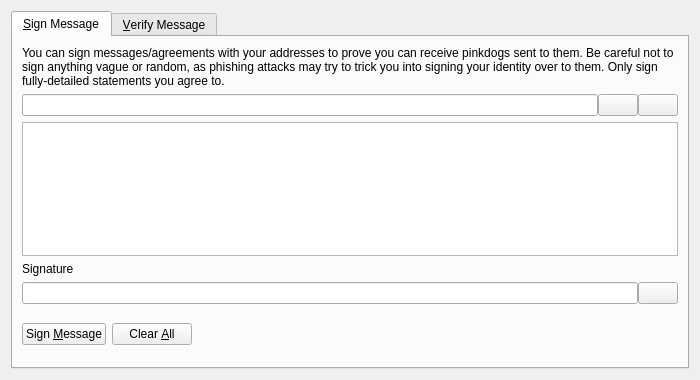
<?xml version="1.0" encoding="UTF-8"?>
<ui version="4.0">
 <class>SignVerifyMessageDialog</class>
 <widget class="QDialog" name="SignVerifyMessageDialog">
  <property name="geometry">
   <rect>
    <x>0</x>
    <y>0</y>
    <width>700</width>
    <height>380</height>
   </rect>
  </property>
  <property name="windowTitle">
   <string>Signatures - Sign / Verify a Message</string>
  </property>
  <property name="modal">
   <bool>true</bool>
  </property>
  <layout class="QVBoxLayout" name="verticalLayout">
   <item>
    <widget class="QTabWidget" name="tabWidget">
     <property name="currentIndex">
      <number>0</number>
     </property>
     <widget class="QWidget" name="tabSignMessage">
      <attribute name="title">
       <string>&amp;Sign Message</string>
      </attribute>
      <layout class="QVBoxLayout" name="verticalLayout_SM">
       <item>
        <widget class="QLabel" name="infoLabel_SM">
         <property name="text">
          <string>You can sign messages/agreements with your addresses to prove you can receive pinkdogs sent to them. Be careful not to sign anything vague or random, as phishing attacks may try to trick you into signing your identity over to them. Only sign fully-detailed statements you agree to.</string>
         </property>
         <property name="textFormat">
          <enum>Qt::PlainText</enum>
         </property>
         <property name="wordWrap">
          <bool>true</bool>
         </property>
        </widget>
       </item>
       <item>
        <layout class="QHBoxLayout" name="horizontalLayout_1_SM">
         <property name="spacing">
          <number>0</number>
         </property>
         <item>
          <widget class="QValidatedLineEdit" name="addressIn_SM">
           <property name="toolTip">
            <string>The Pinkdog address to sign the message with</string>
           </property>
          </widget>
         </item>
         <item>
          <widget class="QPushButton" name="addressBookButton_SM">
           <property name="toolTip">
            <string>Choose previously used address</string>
           </property>
           <property name="text">
            <string/>
           </property>
           <property name="icon">
            <iconset resource="../bitcoin.qrc">
             <normaloff>:/icons/address-book</normaloff>:/icons/address-book</iconset>
           </property>
           <property name="shortcut">
            <string>Alt+A</string>
           </property>
           <property name="autoDefault">
            <bool>false</bool>
           </property>
          </widget>
         </item>
         <item>
          <widget class="QPushButton" name="pasteButton_SM">
           <property name="toolTip">
            <string>Paste address from clipboard</string>
           </property>
           <property name="text">
            <string/>
           </property>
           <property name="icon">
            <iconset resource="../bitcoin.qrc">
             <normaloff>:/icons/editpaste</normaloff>:/icons/editpaste</iconset>
           </property>
           <property name="shortcut">
            <string>Alt+P</string>
           </property>
           <property name="autoDefault">
            <bool>false</bool>
           </property>
          </widget>
         </item>
        </layout>
       </item>
       <item>
        <widget class="QPlainTextEdit" name="messageIn_SM">
         <property name="toolTip">
          <string>Enter the message you want to sign here</string>
         </property>
        </widget>
       </item>
       <item>
        <widget class="QLabel" name="signatureLabel_SM">
         <property name="text">
          <string>Signature</string>
         </property>
         <property name="textFormat">
          <enum>Qt::PlainText</enum>
         </property>
        </widget>
       </item>
       <item>
        <layout class="QHBoxLayout" name="horizontalLayout_2_SM">
         <property name="spacing">
          <number>0</number>
         </property>
         <item>
          <widget class="QLineEdit" name="signatureOut_SM">
           <property name="font">
            <font>
             <italic>true</italic>
            </font>
           </property>
           <property name="readOnly">
            <bool>true</bool>
           </property>
          </widget>
         </item>
         <item>
          <widget class="QPushButton" name="copySignatureButton_SM">
           <property name="toolTip">
            <string>Copy the current signature to the system clipboard</string>
           </property>
           <property name="text">
            <string/>
           </property>
           <property name="icon">
            <iconset resource="../bitcoin.qrc">
             <normaloff>:/icons/editcopy</normaloff>:/icons/editcopy</iconset>
           </property>
           <property name="autoDefault">
            <bool>false</bool>
           </property>
          </widget>
         </item>
        </layout>
       </item>
       <item>
        <layout class="QHBoxLayout" name="horizontalLayout_3_SM">
         <item>
          <widget class="QPushButton" name="signMessageButton_SM">
           <property name="toolTip">
            <string>Sign the message to prove you own this Pinkdog address</string>
           </property>
           <property name="text">
            <string>Sign &amp;Message</string>
           </property>
           <property name="icon">
            <iconset resource="../bitcoin.qrc">
             <normaloff>:/icons/edit</normaloff>:/icons/edit</iconset>
           </property>
           <property name="autoDefault">
            <bool>false</bool>
           </property>
          </widget>
         </item>
         <item>
          <widget class="QPushButton" name="clearButton_SM">
           <property name="toolTip">
            <string>Reset all sign message fields</string>
           </property>
           <property name="text">
            <string>Clear &amp;All</string>
           </property>
           <property name="icon">
            <iconset resource="../bitcoin.qrc">
             <normaloff>:/icons/remove</normaloff>:/icons/remove</iconset>
           </property>
           <property name="autoDefault">
            <bool>false</bool>
           </property>
          </widget>
         </item>
         <item>
          <spacer name="horizontalSpacer_1_SM">
           <property name="orientation">
            <enum>Qt::Horizontal</enum>
           </property>
           <property name="sizeHint" stdset="0">
            <size>
             <width>40</width>
             <height>48</height>
            </size>
           </property>
          </spacer>
         </item>
         <item>
          <widget class="QLabel" name="statusLabel_SM">
           <property name="font">
            <font>
             <weight>75</weight>
             <bold>true</bold>
            </font>
           </property>
           <property name="text">
            <string/>
           </property>
           <property name="wordWrap">
            <bool>true</bool>
           </property>
          </widget>
         </item>
         <item>
          <spacer name="horizontalSpacer_2_SM">
           <property name="orientation">
            <enum>Qt::Horizontal</enum>
           </property>
           <property name="sizeHint" stdset="0">
            <size>
             <width>40</width>
             <height>48</height>
            </size>
           </property>
          </spacer>
         </item>
        </layout>
       </item>
      </layout>
     </widget>
     <widget class="QWidget" name="tabVerifyMessage">
      <attribute name="title">
       <string>&amp;Verify Message</string>
      </attribute>
      <layout class="QVBoxLayout" name="verticalLayout_VM">
       <item>
        <widget class="QLabel" name="infoLabel_VM">
         <property name="text">
          <string>Enter the receiver's address, message (ensure you copy line breaks, spaces, tabs, etc. exactly) and signature below to verify the message. Be careful not to read more into the signature than what is in the signed message itself, to avoid being tricked by a man-in-the-middle attack. Note that this only proves the signing party receives with the address, it cannot prove sendership of any transaction!</string>
         </property>
         <property name="textFormat">
          <enum>Qt::PlainText</enum>
         </property>
         <property name="alignment">
          <set>Qt::AlignLeading|Qt::AlignLeft|Qt::AlignTop</set>
         </property>
         <property name="wordWrap">
          <bool>true</bool>
         </property>
        </widget>
       </item>
       <item>
        <layout class="QHBoxLayout" name="horizontalLayout_1_VM">
         <property name="spacing">
          <number>0</number>
         </property>
         <item>
          <widget class="QValidatedLineEdit" name="addressIn_VM">
           <property name="toolTip">
            <string>The Pinkdog address the message was signed with</string>
           </property>
          </widget>
         </item>
         <item>
          <widget class="QPushButton" name="addressBookButton_VM">
           <property name="toolTip">
            <string>Choose previously used address</string>
           </property>
           <property name="text">
            <string/>
           </property>
           <property name="icon">
            <iconset resource="../bitcoin.qrc">
             <normaloff>:/icons/address-book</normaloff>:/icons/address-book</iconset>
           </property>
           <property name="shortcut">
            <string>Alt+A</string>
           </property>
           <property name="autoDefault">
            <bool>false</bool>
           </property>
          </widget>
         </item>
        </layout>
       </item>
       <item>
        <widget class="QPlainTextEdit" name="messageIn_VM"/>
       </item>
       <item>
        <widget class="QValidatedLineEdit" name="signatureIn_VM"/>
       </item>
       <item>
        <layout class="QHBoxLayout" name="horizontalLayout_2_VM">
         <item>
          <widget class="QPushButton" name="verifyMessageButton_VM">
           <property name="toolTip">
            <string>Verify the message to ensure it was signed with the specified Pinkdog address</string>
           </property>
           <property name="text">
            <string>Verify &amp;Message</string>
           </property>
           <property name="icon">
            <iconset resource="../bitcoin.qrc">
             <normaloff>:/icons/transaction_0</normaloff>:/icons/transaction_0</iconset>
           </property>
           <property name="autoDefault">
            <bool>false</bool>
           </property>
          </widget>
         </item>
         <item>
          <widget class="QPushButton" name="clearButton_VM">
           <property name="toolTip">
            <string>Reset all verify message fields</string>
           </property>
           <property name="text">
            <string>Clear &amp;All</string>
           </property>
           <property name="icon">
            <iconset resource="../bitcoin.qrc">
             <normaloff>:/icons/remove</normaloff>:/icons/remove</iconset>
           </property>
           <property name="autoDefault">
            <bool>false</bool>
           </property>
          </widget>
         </item>
         <item>
          <spacer name="horizontalSpacer_1_VM">
           <property name="orientation">
            <enum>Qt::Horizontal</enum>
           </property>
           <property name="sizeHint" stdset="0">
            <size>
             <width>40</width>
             <height>48</height>
            </size>
           </property>
          </spacer>
         </item>
         <item>
          <widget class="QLabel" name="statusLabel_VM">
           <property name="font">
            <font>
             <weight>75</weight>
             <bold>true</bold>
            </font>
           </property>
           <property name="text">
            <string/>
           </property>
           <property name="wordWrap">
            <bool>true</bool>
           </property>
          </widget>
         </item>
         <item>
          <spacer name="horizontalSpacer_2_VM">
           <property name="orientation">
            <enum>Qt::Horizontal</enum>
           </property>
           <property name="sizeHint" stdset="0">
            <size>
             <width>40</width>
             <height>48</height>
            </size>
           </property>
          </spacer>
         </item>
        </layout>
       </item>
      </layout>
     </widget>
    </widget>
   </item>
  </layout>
 </widget>
 <customwidgets>
  <customwidget>
   <class>QValidatedLineEdit</class>
   <extends>QLineEdit</extends>
   <header>qvalidatedlineedit.h</header>
  </customwidget>
 </customwidgets>
 <resources>
  <include location="../bitcoin.qrc"/>
 </resources>
 <connections/>
</ui>
